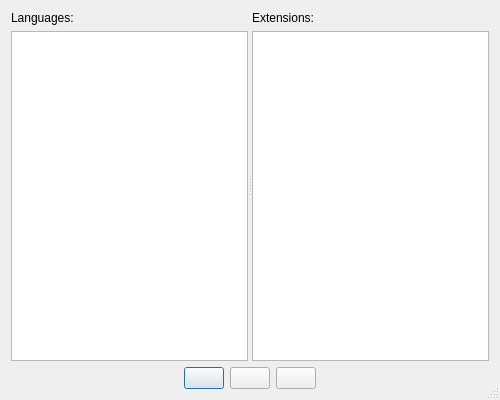
<?xml version="1.0" encoding="UTF-8"?>
<ui version="4.0">
 <class>GExtensionDialogClass</class>
 <widget class="QDialog" name="GExtensionDialogClass">
  <property name="geometry">
   <rect>
    <x>0</x>
    <y>0</y>
    <width>500</width>
    <height>400</height>
   </rect>
  </property>
  <property name="windowTitle">
   <string>Language File Extensions</string>
  </property>
  <property name="windowIcon">
   <iconset resource="gucc.qrc">
    <normaloff>:/images/gucc.png</normaloff>:/images/gucc.png</iconset>
  </property>
  <property name="sizeGripEnabled">
   <bool>true</bool>
  </property>
  <property name="modal">
   <bool>true</bool>
  </property>
  <layout class="QVBoxLayout" name="verticalLayout_3">
   <item>
    <widget class="QSplitter" name="splitter">
     <property name="sizePolicy">
      <sizepolicy hsizetype="Expanding" vsizetype="Expanding">
       <horstretch>0</horstretch>
       <verstretch>0</verstretch>
      </sizepolicy>
     </property>
     <property name="orientation">
      <enum>Qt::Horizontal</enum>
     </property>
     <widget class="QWidget" name="layoutWidget">
      <layout class="QVBoxLayout" name="verticalLayout">
       <item>
        <widget class="QLabel" name="lblLanguages">
         <property name="text">
          <string>Languages:</string>
         </property>
        </widget>
       </item>
       <item>
        <widget class="QListWidget" name="lwLanguages"/>
       </item>
      </layout>
     </widget>
     <widget class="QWidget" name="layoutWidget1">
      <layout class="QVBoxLayout" name="verticalLayout_2">
       <item>
        <widget class="QLabel" name="lblExtensions">
         <property name="text">
          <string>Extensions:</string>
         </property>
        </widget>
       </item>
       <item>
        <widget class="QTableWidget" name="tblExtensions">
         <property name="contextMenuPolicy">
          <enum>Qt::CustomContextMenu</enum>
         </property>
         <property name="alternatingRowColors">
          <bool>true</bool>
         </property>
         <property name="columnCount">
          <number>1</number>
         </property>
         <attribute name="horizontalHeaderVisible">
          <bool>false</bool>
         </attribute>
         <attribute name="verticalHeaderVisible">
          <bool>false</bool>
         </attribute>
         <column>
          <property name="text">
           <string>Extensions</string>
          </property>
         </column>
        </widget>
       </item>
      </layout>
     </widget>
    </widget>
   </item>
   <item>
    <layout class="QHBoxLayout" name="horizontalLayout">
     <item>
      <spacer name="horizontalSpacer">
       <property name="orientation">
        <enum>Qt::Horizontal</enum>
       </property>
       <property name="sizeHint" stdset="0">
        <size>
         <width>40</width>
         <height>20</height>
        </size>
       </property>
      </spacer>
     </item>
     <item>
      <widget class="QPushButton" name="btnAddExt">
       <property name="toolTip">
        <string>&lt;html&gt;&lt;head/&gt;&lt;body&gt;&lt;p&gt;Add language extension.&lt;/p&gt;&lt;/body&gt;&lt;/html&gt;</string>
       </property>
       <property name="text">
        <string/>
       </property>
       <property name="icon">
        <iconset resource="gucc.qrc">
         <normaloff>:/images/plus_sign.png</normaloff>:/images/plus_sign.png</iconset>
       </property>
       <property name="iconSize">
        <size>
         <width>22</width>
         <height>22</height>
        </size>
       </property>
      </widget>
     </item>
     <item>
      <widget class="QPushButton" name="btnRemoveExt">
       <property name="enabled">
        <bool>true</bool>
       </property>
       <property name="toolTip">
        <string>&lt;html&gt;&lt;head/&gt;&lt;body&gt;&lt;p&gt;Remove language extension(s).&lt;/p&gt;&lt;/body&gt;&lt;/html&gt;</string>
       </property>
       <property name="text">
        <string/>
       </property>
       <property name="icon">
        <iconset resource="gucc.qrc">
         <normaloff>:/images/minus_sign.png</normaloff>:/images/minus_sign.png</iconset>
       </property>
       <property name="iconSize">
        <size>
         <width>22</width>
         <height>22</height>
        </size>
       </property>
      </widget>
     </item>
     <item>
      <widget class="QPushButton" name="btnClose">
       <property name="enabled">
        <bool>true</bool>
       </property>
       <property name="toolTip">
        <string>&lt;html&gt;&lt;head/&gt;&lt;body&gt;&lt;p&gt;Close dialog.&lt;/p&gt;&lt;/body&gt;&lt;/html&gt;</string>
       </property>
       <property name="text">
        <string/>
       </property>
       <property name="icon">
        <iconset resource="gucc.qrc">
         <normaloff>:/images/close.png</normaloff>:/images/close.png</iconset>
       </property>
       <property name="iconSize">
        <size>
         <width>22</width>
         <height>22</height>
        </size>
       </property>
      </widget>
     </item>
     <item>
      <spacer name="horizontalSpacer_2">
       <property name="orientation">
        <enum>Qt::Horizontal</enum>
       </property>
       <property name="sizeHint" stdset="0">
        <size>
         <width>40</width>
         <height>20</height>
        </size>
       </property>
      </spacer>
     </item>
    </layout>
   </item>
  </layout>
 </widget>
 <resources>
  <include location="gucc.qrc"/>
 </resources>
 <connections/>
</ui>
